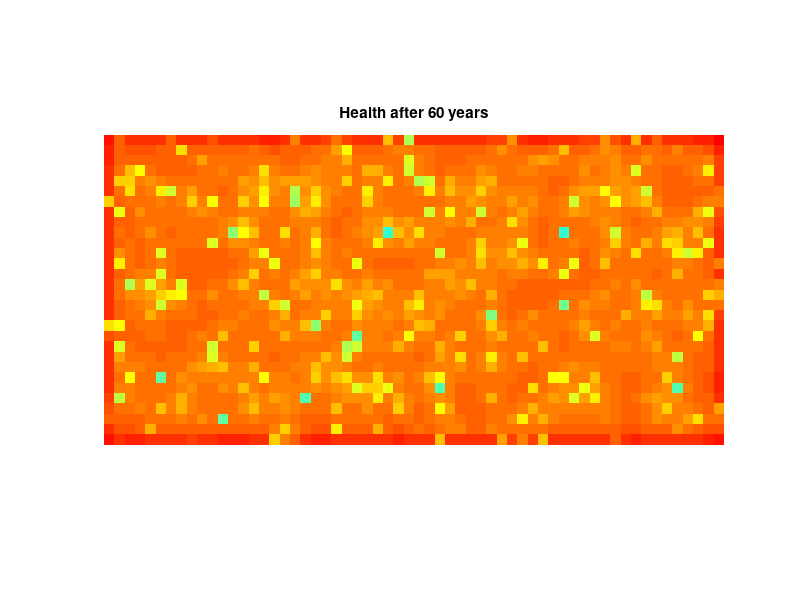

Here is the MATLAB script that generated this plot:
% simple_panel_sim.m
% Solar panel damage sim (radiation + meteors + crack propagation)

clear; close all; rng("shuffle");

nx = 60; ny = 30;           % panel grid
Tyears = 60;                % total simulated years
h = ones(ny,nx);            % health (1 = perfect, 0 = destroyed)


% parameters
rad_loss = 0.01;            % radiation damage per year
p_hit = 0.01;               % probability of meteor hit per cell per year
hit_damage = 0.2;           % fixed damage if hit
crack_spread_rate = 0.1;   % how strongly cracks spread

% crack propagation kernel (Laplacian-like)
K = [0.05 0.1 0.05;
     0.1  -1  0.1;
     0.05 0.1 0.05];

for t = 1:Tyears
    % --- radiation ---
    h = h - rad_loss;
    
    % --- meteors ---
    hits = rand(ny,nx) < p_hit;
    h = h - hit_damage .* hits;
    
    % --- crack propagation (convolution on damage field) ---
    damage = 1 - h;
    crack_spread = conv2(damage, K, 'same');
    h = h - crack_spread_rate * crack_spread;
    
    
    
    % --- clip ---
    h = max(0,h);
    
    
    % --- visualize ---
    if mod(t,5)==0 || t==Tyears
        
        imagesc(h,[0 1]); axis image off; colormap("jet");
        title(sprintf('Health after %d years',t));
        
        
        
        drawnow;
    end
end
